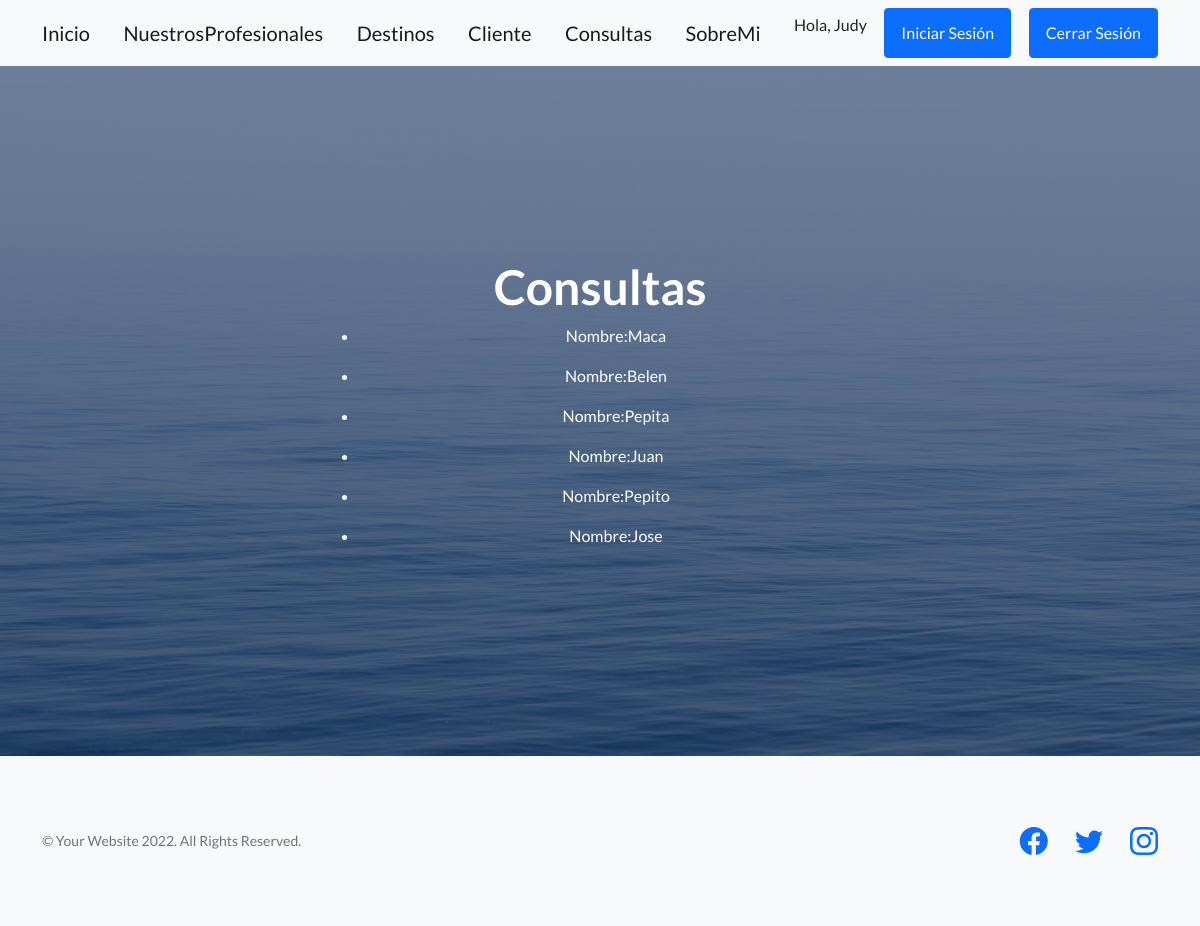
The page /Turismo/consultas/lista (signed in) on the database its author committed.
### Turismo/models.py (models this page shows, shortened)
class Consultas(models.Model):
    nombre = models.CharField(max_length=40)
    apellido = models.CharField(max_length=40)
    email = models.EmailField()
    consulta = models.TextField(default="")
    class Meta:
        verbose_name_plural = "Consultas"

### Turismo/views.py (the view)
# urls.py: path('consultas/lista', views.ConsultasList.as_view(), name ="ListConsultas"),
class ConsultasList(LoginRequiredMixin, ListView):
    model = Consultas
    template_name = "Turismo/listaConsultas.html"

### Turismo/templates/Turismo/listaConsultas.html
{% extends "Turismo/padre.html" %}
{% load static %}
{% block informacionQueCambia %}
<body>
    <h1>Consultas</h1>
    <ul>
        {% for consultas in object_list %}
        <li>
            <p>Nombre:{{consultas.nombre}} </p>
        </li>
        {% endfor %}
    </ul>
</body>
{% endblock %}

### Turismo/templates/Turismo/padre.html (shortened to what this page needs)
<!DOCTYPE html>
<html lang="en">
    <head>
        {% load static %}
        <link href="https://cdn.jsdelivr.net/npm/bootstrap-icons@1.5.0/font/bootstrap-icons.css" rel="stylesheet" type="text/css" />
        <link href="{% static 'Turismo/css/styles.css' %}" rel="stylesheet" />
    </head>
    <body>
        <nav class="navbar navbar-light bg-light static-top">
            <div class="container">
                <a class="navbar-brand" href="{% url 'Inicio' %}">Inicio</a>
                <a class="navbar-brand" href="{% url 'ListaProfesionales' %}">NuestrosProfesionales</a>
                <a class="navbar-brand" href="{% url 'Destinos' %}">Destinos</a>
                <a class="navbar-brand" href="{% url 'Cliente' %}">Cliente</a>
                <a class="navbar-brand" href="{% url 'Consultas' %}">Consultas</a>
                <a class="navbar-brand" href="{% url 'Abautme' %}">SobreMi</a>
                <p>Hola, {{user.username}}</p>
                <a class="btn btn-primary" href="{% url 'Login' %}">Iniciar Sesión</a>
                {% if user.is_authenticated %}
                <a class="btn btn-primary" href="{% url 'Logout' %}">Cerrar Sesión</a>
                {% endif %}
            </div>
        </nav>
        <header class="masthead">
            <div class="container position-relative">
                <div class="row justify-content-center">
                    <div class="col-xl-6">
                        <div class="text-center text-white">
                            {% block informacionQueCambia %}
                            {% endblock %}
                        </div>
                    </div>
                </div>
            </div>
        </header>
        <footer class="footer bg-light">
            <div class="container">
                <div class="row">
                    <div class="col-lg-6 h-100 text-center text-lg-start my-auto">
                        <p class="text-muted small mb-4 mb-lg-0">&copy; Your Website 2022. All Rights Reserved.</p>
                    </div>
                    <div class="col-lg-6 h-100 text-center text-lg-end my-auto">
                        <ul class="list-inline mb-0">
                            <li class="list-inline-item me-4">
                                <a href="https://es-la.facebook.com/"><i class="bi-facebook fs-3"></i></a>
                            </li>
                            <li class="list-inline-item me-4">
                                <a href="https://twitter.com"><i class="bi-twitter fs-3"></i></a>
                            </li>
                            <li class="list-inline-item">
                                <a href="https://www.instagram.com"><i class="bi-instagram fs-3"></i></a>
                            </li>
                        </ul>
                    </div>
                </div>
            </div>
        </footer>
    </body>
</html>

### rows shown on the page
Consultas: nombre "Maca"
Consultas: nombre "Belen"
Consultas: nombre "Pepita"
Consultas: nombre "Juan"
Consultas: nombre "Pepito"
Consultas: nombre "Jose"

### other values the page prints
{{ user.username }} "Judy"
